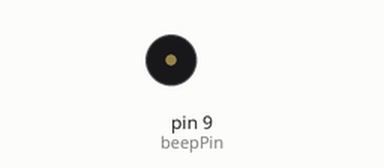
The sketch below on a simulated Arduino Uno, built with avr-gcc and run on an emulated ATmega328P. Shown: buzzer (waves = sounding, pin HIGH).

Above: at 0.6 s.
At 36.07 s:
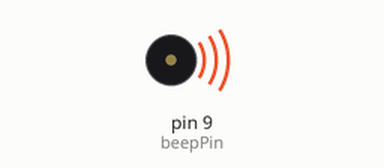
Timing chart, 0 to 36.4 s (numbered marks = the images above):
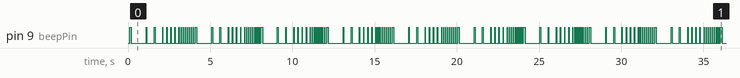

Measured:
- by itself, pin 9 (beepPin): moves between LOW and HIGH, repeating every 27.9 s
- by itself, everything shown: repeats every 35.9 s, in 142 steps

The sketch:

beeper.ino
```cpp
#define beepPin 9
int beepFrequence = 1; // 1, 2, 4, 8, 16
int beepDutyRatio = 10; // 单位百分比
bool beepState = LOW;
#include <Metro.h>
Metro beepMetro = Metro(1000);
Metro beepDelay = Metro(10*beepDutyRatio/beepFrequence);
void setup()
{
    pinMode(beepPin, OUTPUT); digitalWrite(beepPin, beepState);
}
void loop()
{
    if (beepDelay.check() == 1)
    {
        if (beepState == HIGH)
        {
            beepState = LOW;
            beepDelay.interval(10*(100-beepDutyRatio)/beepFrequence);
        }
        else
        {
            beepState = HIGH;
            beepDelay.interval(10*beepDutyRatio/beepFrequence);
        }
        digitalWrite(beepPin, beepState);
    }
    if (beepMetro.check() == 1)
    {
        beepFrequence *= 2;
        if (beepFrequence == 16)
            beepFrequence = 1;
    }
}
```
